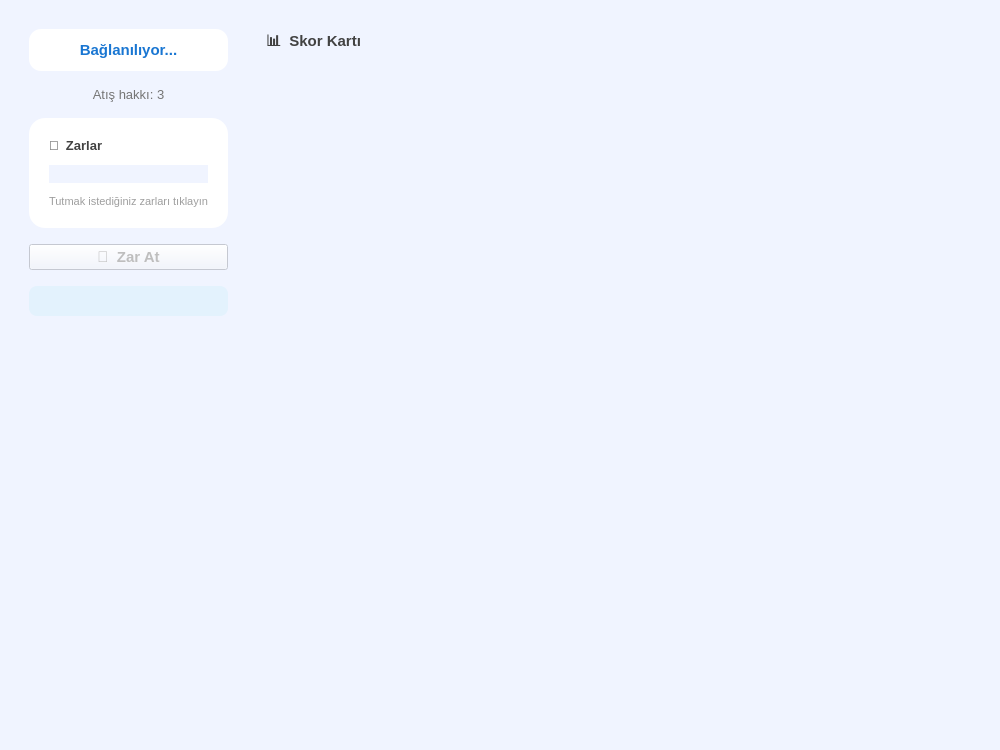
<?xml version="1.0" encoding="UTF-8"?>
<ui version="4.0">
 <class>GameScreen</class>
 <widget class="QWidget" name="GameScreen">
  <property name="geometry">
   <rect>
    <x>0</x>
    <y>0</y>
    <width>1000</width>
    <height>750</height>
   </rect>
  </property>
  <property name="windowTitle">
   <string>Yahtzee - Oyun</string>
  </property>
  <property name="styleSheet">
   <string>background-color: #F0F4FF;</string>
  </property>

  <layout class="QHBoxLayout" name="mainLayout">
   <property name="leftMargin"><number>20</number></property>
   <property name="topMargin"><number>20</number></property>
   <property name="rightMargin"><number>20</number></property>
   <property name="bottomMargin"><number>20</number></property>
   <property name="spacing"><number>16</number></property>

   <!-- SOL PANEL -->
   <item>
    <widget class="QWidget" name="leftPanel">
     <property name="minimumWidth"><number>420</number></property>
     <property name="maximumWidth"><number>420</number></property>
     <layout class="QVBoxLayout" name="leftLayout">
      <property name="spacing"><number>16</number></property>

      <!-- Sıra etiketi -->
      <item>
       <widget class="QLabel" name="turnLabel">
        <property name="text"><string>Bağlanılıyor...</string></property>
        <property name="alignment"><set>Qt::AlignCenter</set></property>
        <property name="styleSheet">
         <string>background: white; border-radius: 12px; padding: 12px; color: #1976D2; font-size: 15px; font-weight: bold;</string>
        </property>
       </widget>
      </item>

      <!-- Atış hakkı -->
      <item>
       <widget class="QLabel" name="rollsLabel">
        <property name="text"><string>Atış hakkı: 3</string></property>
        <property name="alignment"><set>Qt::AlignCenter</set></property>
        <property name="styleSheet">
         <string>color: #757575; font-size: 13px;</string>
        </property>
       </widget>
      </item>

      <!-- Zar çerçevesi -->
      <item>
       <widget class="QFrame" name="diceFrame">
        <property name="styleSheet">
         <string>QFrame { background: white; border-radius: 16px; }</string>
        </property>
        <property name="frameShape">
         <enum>QFrame::StyledPanel</enum>
        </property>
        <layout class="QVBoxLayout" name="diceInnerLayout">
         <property name="leftMargin"><number>20</number></property>
         <property name="topMargin"><number>20</number></property>
         <property name="rightMargin"><number>20</number></property>
         <property name="bottomMargin"><number>20</number></property>
         <property name="spacing"><number>12</number></property>

         <!-- Zar başlığı -->
         <item>
          <widget class="QLabel" name="diceTitleLabel">
           <property name="text"><string>🎲  Zarlar</string></property>
           <property name="styleSheet">
            <string>color: #424242; font-size: 13px; font-weight: bold;</string>
           </property>
          </widget>
         </item>

         <!-- Zar widgetları satırı (Python tarafında AnimatedDie eklenir) -->
         <item>
          <widget class="QWidget" name="diceRow">
           <layout class="QHBoxLayout" name="diceRowLayout">
            <property name="spacing"><number>10</number></property>
            <property name="alignment">
             <set>Qt::AlignCenter</set>
            </property>
           </layout>
          </widget>
         </item>

         <!-- İpucu -->
         <item>
          <widget class="QLabel" name="hintLabel">
           <property name="text"><string>Tutmak istediğiniz zarları tıklayın</string></property>
           <property name="alignment"><set>Qt::AlignCenter</set></property>
           <property name="styleSheet">
            <string>color: #9E9E9E; font-size: 11px;</string>
           </property>
          </widget>
         </item>

        </layout>
       </widget>
      </item>

      <!-- Zar at butonu -->
      <item>
       <widget class="QPushButton" name="rollBtn">
        <property name="text"><string>🎲  Zar At</string></property>
        <property name="minimumHeight"><number>52</number></property>
        <property name="enabled"><bool>false</bool></property>
        <property name="styleSheet">
         <string>font-size: 15px; font-weight: bold;</string>
        </property>
        <property name="cursor">
         <cursorShape>PointingHandCursor</cursorShape>
        </property>
       </widget>
      </item>

      <!-- Bildirim etiketi -->
      <item>
       <widget class="QLabel" name="notifLabel">
        <property name="text"><string></string></property>
        <property name="alignment"><set>Qt::AlignCenter</set></property>
        <property name="wordWrap"><bool>true</bool></property>
        <property name="visible"><bool>false</bool></property>
        <property name="styleSheet">
         <string>background: #E3F2FD; color: #1565C0; border-radius: 8px; padding: 8px; font-size: 12px;</string>
        </property>
       </widget>
      </item>

      <!-- Boşluk doldurucu -->
      <item>
       <spacer name="leftSpacer">
        <property name="orientation"><enum>Qt::Vertical</enum></property>
        <property name="sizeHint" stdset="0">
         <size><width>20</width><height>40</height></size>
        </property>
       </spacer>
      </item>

     </layout>
    </widget>
   </item>

   <!-- SAĞ PANEL: Skor kartı -->
   <item>
    <widget class="QWidget" name="rightPanel">
     <layout class="QVBoxLayout" name="rightLayout">
      <property name="spacing"><number>0</number></property>

      <!-- Skor kartı başlığı -->
      <item>
       <widget class="QLabel" name="scoreTitleLabel">
        <property name="text"><string>📊  Skor Kartı</string></property>
        <property name="styleSheet">
         <string>color: #424242; font-size: 15px; font-weight: bold; padding-bottom: 8px; background: transparent;</string>
        </property>
       </widget>
      </item>

      <!-- Skor scroll alanı (Python tarafında doldurulur) -->
      <item>
       <widget class="QScrollArea" name="scoreScrollArea">
        <property name="widgetResizable"><bool>true</bool></property>
        <property name="styleSheet">
         <string>background: transparent; border: none;</string>
        </property>
        <widget class="QWidget" name="scoreContainer">
         <property name="styleSheet">
          <string>background: transparent;</string>
         </property>
         <layout class="QVBoxLayout" name="scoreLayout">
          <property name="spacing"><number>4</number></property>
          <property name="leftMargin"><number>0</number></property>
          <property name="topMargin"><number>0</number></property>
          <property name="rightMargin"><number>4</number></property>
          <property name="bottomMargin"><number>0</number></property>
         </layout>
        </widget>
       </widget>
      </item>

     </layout>
    </widget>
   </item>

  </layout>
 </widget>
 <resources/>
 <connections/>
</ui>
